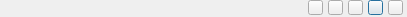
<?xml version="1.0" encoding="UTF-8"?>
<ui version="4.0">
 <class>VMTools</class>
 <widget class="QDialog" name="VMTools">
  <property name="windowModality">
   <enum>Qt::ApplicationModal</enum>
  </property>
  <property name="geometry">
   <rect>
    <x>0</x>
    <y>0</y>
    <width>407</width>
    <height>17</height>
   </rect>
  </property>
  <property name="minimumSize">
   <size>
    <width>0</width>
    <height>17</height>
   </size>
  </property>
  <property name="maximumSize">
   <size>
    <width>16777215</width>
    <height>20</height>
   </size>
  </property>
  <property name="windowTitle">
   <string>VMTools</string>
  </property>
  <property name="windowOpacity">
   <double>0.300000000000000</double>
  </property>
  <property name="styleSheet">
   <string notr="true"/>
  </property>
  <property name="modal">
   <bool>false</bool>
  </property>
  <layout class="QGridLayout" name="gridLayout">
   <property name="leftMargin">
    <number>0</number>
   </property>
   <property name="topMargin">
    <number>0</number>
   </property>
   <property name="rightMargin">
    <number>4</number>
   </property>
   <property name="bottomMargin">
    <number>3</number>
   </property>
   <property name="horizontalSpacing">
    <number>5</number>
   </property>
   <property name="verticalSpacing">
    <number>0</number>
   </property>
   <item row="0" column="2">
    <spacer name="horizontalSpacer">
     <property name="orientation">
      <enum>Qt::Horizontal</enum>
     </property>
     <property name="sizeHint" stdset="0">
      <size>
       <width>300</width>
       <height>11</height>
      </size>
     </property>
    </spacer>
   </item>
   <item row="0" column="6">
    <widget class="QPushButton" name="cameraBtn">
     <property name="sizePolicy">
      <sizepolicy hsizetype="Preferred" vsizetype="Preferred">
       <horstretch>0</horstretch>
       <verstretch>0</verstretch>
      </sizepolicy>
     </property>
     <property name="minimumSize">
      <size>
       <width>15</width>
       <height>15</height>
      </size>
     </property>
     <property name="maximumSize">
      <size>
       <width>15</width>
       <height>15</height>
      </size>
     </property>
     <property name="text">
      <string/>
     </property>
     <property name="icon">
      <iconset resource="res.qrc">
       <normaloff>:/res/SoftIcon/Camera.png</normaloff>:/res/SoftIcon/Camera.png</iconset>
     </property>
     <property name="iconSize">
      <size>
       <width>15</width>
       <height>15</height>
      </size>
     </property>
    </widget>
   </item>
   <item row="0" column="7">
    <widget class="QPushButton" name="btnClose">
     <property name="sizePolicy">
      <sizepolicy hsizetype="Preferred" vsizetype="Preferred">
       <horstretch>0</horstretch>
       <verstretch>0</verstretch>
      </sizepolicy>
     </property>
     <property name="minimumSize">
      <size>
       <width>15</width>
       <height>15</height>
      </size>
     </property>
     <property name="maximumSize">
      <size>
       <width>15</width>
       <height>15</height>
      </size>
     </property>
     <property name="autoFillBackground">
      <bool>true</bool>
     </property>
     <property name="text">
      <string/>
     </property>
     <property name="icon">
      <iconset resource="res.qrc">
       <normaloff>:/res/SoftIcon/Cancel.png</normaloff>:/res/SoftIcon/Cancel.png</iconset>
     </property>
     <property name="iconSize">
      <size>
       <width>15</width>
       <height>15</height>
      </size>
     </property>
    </widget>
   </item>
   <item row="0" column="5">
    <widget class="QPushButton" name="recordBtn">
     <property name="sizePolicy">
      <sizepolicy hsizetype="Preferred" vsizetype="Preferred">
       <horstretch>0</horstretch>
       <verstretch>0</verstretch>
      </sizepolicy>
     </property>
     <property name="minimumSize">
      <size>
       <width>15</width>
       <height>15</height>
      </size>
     </property>
     <property name="maximumSize">
      <size>
       <width>15</width>
       <height>15</height>
      </size>
     </property>
     <property name="text">
      <string/>
     </property>
     <property name="icon">
      <iconset resource="res.qrc">
       <normaloff>:/res/SoftIcon/VideoClose.png</normaloff>:/res/SoftIcon/VideoClose.png</iconset>
     </property>
     <property name="iconSize">
      <size>
       <width>15</width>
       <height>15</height>
      </size>
     </property>
    </widget>
   </item>
   <item row="0" column="3">
    <widget class="QPushButton" name="talkBtn">
     <property name="sizePolicy">
      <sizepolicy hsizetype="Preferred" vsizetype="Preferred">
       <horstretch>0</horstretch>
       <verstretch>0</verstretch>
      </sizepolicy>
     </property>
     <property name="minimumSize">
      <size>
       <width>15</width>
       <height>15</height>
      </size>
     </property>
     <property name="maximumSize">
      <size>
       <width>15</width>
       <height>15</height>
      </size>
     </property>
     <property name="text">
      <string/>
     </property>
     <property name="icon">
      <iconset resource="res.qrc">
       <normaloff>:/res/SoftIcon/talkClose.png</normaloff>:/res/SoftIcon/talkClose.png</iconset>
     </property>
     <property name="iconSize">
      <size>
       <width>15</width>
       <height>15</height>
      </size>
     </property>
    </widget>
   </item>
   <item row="0" column="4">
    <widget class="QPushButton" name="soundBtn">
     <property name="sizePolicy">
      <sizepolicy hsizetype="Preferred" vsizetype="Preferred">
       <horstretch>0</horstretch>
       <verstretch>0</verstretch>
      </sizepolicy>
     </property>
     <property name="minimumSize">
      <size>
       <width>15</width>
       <height>15</height>
      </size>
     </property>
     <property name="maximumSize">
      <size>
       <width>15</width>
       <height>15</height>
      </size>
     </property>
     <property name="text">
      <string/>
     </property>
     <property name="icon">
      <iconset resource="res.qrc">
       <normaloff>:/res/SoftIcon/voiceClose.png</normaloff>:/res/SoftIcon/voiceClose.png</iconset>
     </property>
     <property name="iconSize">
      <size>
       <width>15</width>
       <height>15</height>
      </size>
     </property>
    </widget>
   </item>
   <item row="0" column="1">
    <widget class="QLabel" name="label_IP">
     <property name="minimumSize">
      <size>
       <width>140</width>
       <height>0</height>
      </size>
     </property>
     <property name="text">
      <string/>
     </property>
     <property name="scaledContents">
      <bool>true</bool>
     </property>
    </widget>
   </item>
   <item row="0" column="0">
    <widget class="QLabel" name="label_Num">
     <property name="minimumSize">
      <size>
       <width>30</width>
       <height>0</height>
      </size>
     </property>
     <property name="text">
      <string/>
     </property>
    </widget>
   </item>
  </layout>
 </widget>
 <layoutdefault spacing="6" margin="11"/>
 <resources>
  <include location="res.qrc"/>
 </resources>
 <connections/>
</ui>
